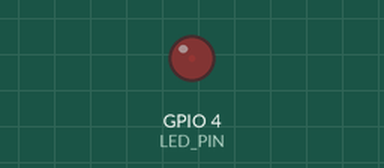
Simulated run of this program. Board: ESP32. On the bench: output pins drawn as LEDs (lit = HIGH). What the program prints to the serial monitor is not drawn.

Above: at 0.05 s.
At 1.15 s:
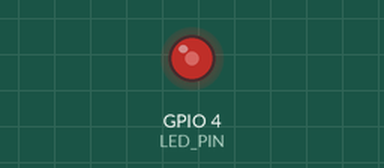
At 2.3 s:
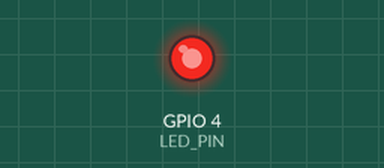
At 4.6 s:
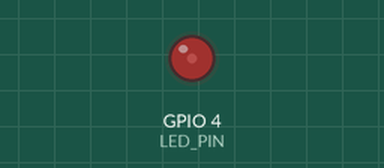
Timing chart, 0 to 6.7 s (numbered marks = the images above):
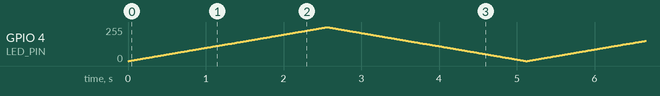

The program:

main.cpp
```cpp
#include <Arduino.h>

constexpr uint8_t LED_PIN=4;
constexpr uint8_t PWM_CHANNEL=0;
constexpr uint32_t PWM_FREQUENCY=5000;
constexpr uint8_t PWM_RESOLUTION=8;
constexpr uint16_t PWM_MAX_DUTY=255;

void setup()
{
    Serial.begin(115200);
    ledcSetup(PWM_CHANNEL,PWM_FREQUENCY,PWM_RESOLUTION);
    ledcAttachPin(LED_PIN,PWM_CHANNEL);
    ledcWrite(PWM_CHANNEL,0);
    Serial.println("ESP32 PWM LED Fade Started");
}

void loop()
{
    for(int duty=0;duty<=PWM_MAX_DUTY;duty++)
    {
        ledcWrite(PWM_CHANNEL,duty);
        delay(10);
    }

    for(int duty=PWM_MAX_DUTY;duty>=0;duty--)
    {
        ledcWrite(PWM_CHANNEL,duty);
        delay(10);
    }
}
```
